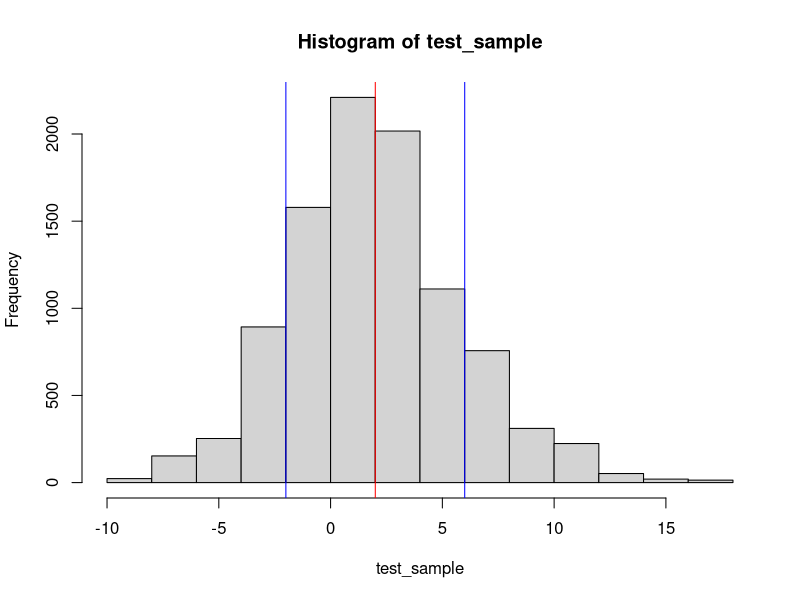
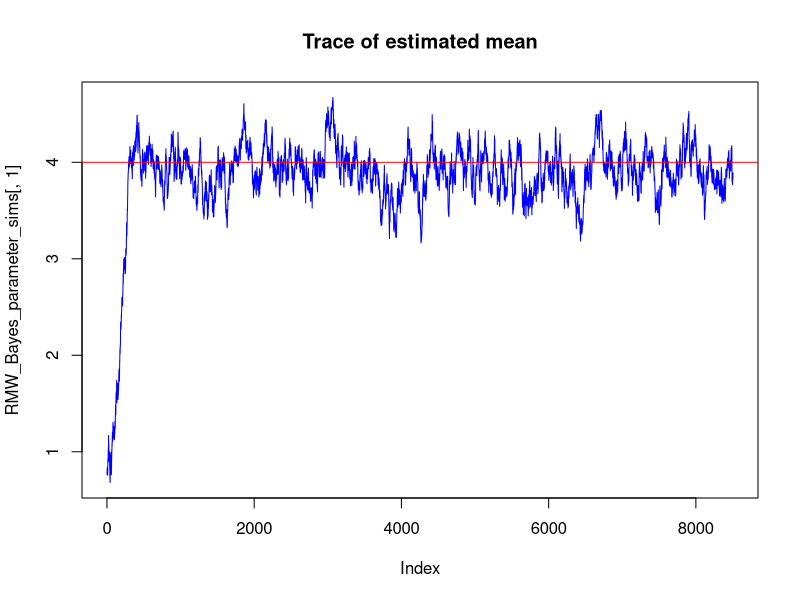
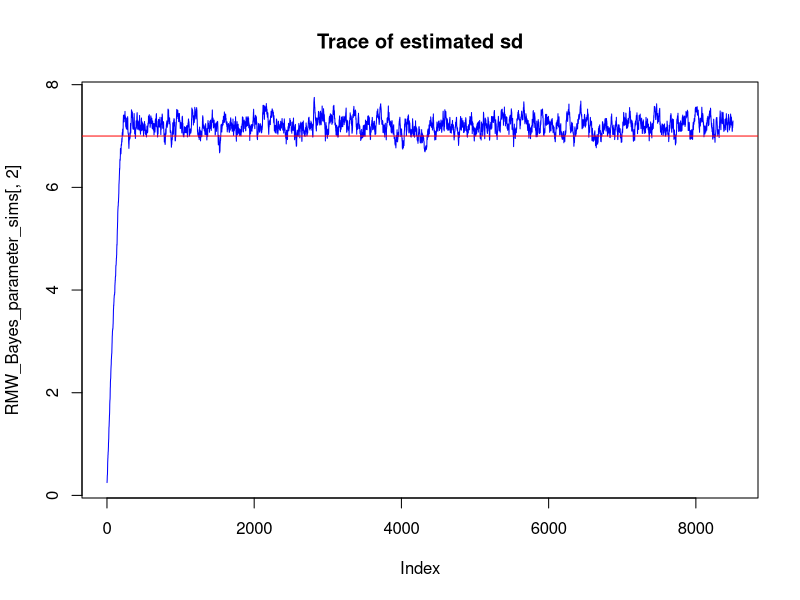

These charts were generated, in order, by the following R code:

# Bayes estimation with MCMC ###########################################################################################

# First define the algorithm we'll use to generate the Markov chain ####################################################

set.seed(1234)

# Random-walk Metropolis algorithm
RMW <- function(
    h,                 # possibly unnormalized pdf
    X,                 # domain of h
    steps = 1e3,       # number of steps
    step_size_var = 1, # variance of step size
    use_log = FALSE,
    update_h = NULL
) {
  
  # Find h domain dimension
  domain_dim_length <- length(dim(X))
  if (domain_dim_length > 2) stop("Domain dimension length must be 1 or 2")
  if (domain_dim_length == 0) domain_dim <- 1
  else domain_dim <- ncol(X)
  
  # Find h domain size
  if (domain_dim == 1) domain_size <- length(X)
  else domain_size <- nrow(X)
  
  # Find non-zero initiation point
  x0_found <- FALSE
  sample_range <- 1:domain_size
  while (!x0_found) {
    x0_idx <- sample(sample_range, 1)
    if (domain_dim == 1) x0 <- X[x0_idx]
    else x0 <- X[x0_idx,]
    if (class(h(x0)) != "numeric" || length(h(x0)) != 1) stop("h(X) must be a 1D numeric value")
    if (use_log) good_point <- !is.infinite(h(x0))
    else good_point <- h(x0) > 0
    if (good_point) {
      x0_found <- TRUE
      X_sim <- x0
      if (domain_dim > 1) dim(X_sim) <- c(1, domain_dim)
    } else {
      sample_range <- sample_range[sample_range != x0_idx]
      if (length(sample_range) == 0) stop("No non-zero initiation point found")
    }
  }
  
  # Initialize steps at 0
  step <- 0 
  while (step < steps) {
    
    if (domain_dim == 1) x_current <- X_sim[length(X_sim)]
    else x_current <- X_sim[nrow(X_sim),]
    
    # Generate random step
    x_next <- rnorm(domain_dim, x_current, step_size_var)
    
    h_next <- h(x_next)
    h_current <- h(x_current)
    
    # Calculate acceptance probability
    if (use_log) {
      if (h_next > h_current) r <- 1
      else r <- exp(h_next - h_current)
    } else {
      r <- h(x_next)/h(x_current)
    }
    r <- min(1, r)
    if (is.nan(r) || is.infinite(r)) r <- 0
    
    # Accept or reject step
    if (runif(1) < r) {
      if (domain_dim == 1) X_sim <- c(X_sim, x_next)
      else X_sim <- rbind(X_sim, x_next)
      if (!is.null(update_h)) update_h <- h(x_next)
    }
    
    # Increment step
    step <- step + 1
    
  }
  
  # Return simulated X, which will have pdf h
  return(X_sim)
  
}

# Sanity check: Round-about distribution sampling ######################################################################

# Use RMW to sample from a normal distribution with a given mean and sd
given_mean <- 2
given_sd <- 4
test_sample <- RMW(
  h = function(x) dnorm(x, given_mean, given_sd),
  X = c(0),
  steps = 1e4,
  step_size_var = 0.5
)

# Examine results to ensure this works as expected
hist(test_sample)
abline(v = given_mean, col = "red")
abline(v = given_mean + given_sd, col = "blue")
abline(v = given_mean - given_sd, col = "blue")
cat("\nmean of test sample: ", mean(test_sample), ", should be near: ", given_mean, sep = "")
cat("\nstandard deviation of test sample: ", sd(test_sample), ", should be near: ", given_sd, sep = "")

# Bayesian parameter estimation ########################################################################################
# Now use RMW in conjunction with Bayes' rule to estimate the mean and sd from an observed normal sample

# Define R6 object to conveniently store the prior and calculate updates
posterior_unnormalized_R6 <- R6::R6Class(
  "posterior_unnormalized_R6",
  public = list(
    prior = log(0.05),
    update = function(
    theta, # two-valued vector holding mean and sd
    observed_sample
    ) {
      if (theta[2] <= 0) return(-Inf)
      likelihood <- sum(dnorm(observed_sample, mean = theta[1], sd = theta[2], log = TRUE))
      return(likelihood + self$prior)
    }
  )
)

# Simulate some observations 
given_mean <- 4
given_sd <- 7
observed_sample <- rnorm(1e3, given_mean, given_sd)

# Make a new object to use in estimating/ recovering the sample parameters
posterior_unnormalized <- posterior_unnormalized_R6$new()

# Set the total number of steps to try
n_steps <- 1e4

# Run the MCMC simulation to estimate the parameters 
RMW_Bayes_parameter_sims <- RMW(
  h = function(x) posterior_unnormalized$update(x, observed_sample),
  X = array(runif(20), c(10,2)), # A few random initization values to try
  steps = n_steps,
  step_size_var = 0.05,
  use_log = TRUE,
  update_h = posterior_unnormalized$prior
)

# Clean up results a bit
colnames(RMW_Bayes_parameter_sims) <- c("mean", "sd")

# Count steps taken
n_steps_taken <- nrow(RMW_Bayes_parameter_sims)

# Discard first 25% of steps as burn-in
RMW_Bayes_parameter_sims_end <- RMW_Bayes_parameter_sims[as.integer(n_steps_taken*0.25):n_steps_taken,]

# Examine results 
estimates <- colMeans(RMW_Bayes_parameter_sims_end)
col_quantiles <- apply(RMW_Bayes_parameter_sims_end, 2, quantile, probs = c(0.025, 0.975))
cat("\nExpected mean:", given_mean)
cat("\nExtimated mean: ", estimates[1], ", 95% CI: ", col_quantiles[1,1], " - ", col_quantiles[2,1], sep = "")
cat("\nExpected sd:", given_sd)
cat("\nExtimated sd: ", estimates[2], ", 95% CI: ", col_quantiles[1,2], " - ", col_quantiles[2,2], sep = "")
cat("\nAcceptance rate: ", n_steps_taken/n_steps)
plot(RMW_Bayes_parameter_sims[,1], col = "blue", main = "Trace of estimated mean", type = "l")
abline(h = given_mean, col = "red")
plot(RMW_Bayes_parameter_sims[,2], col = "blue", main = "Trace of estimated sd", type = "l")
abline(h = given_sd, col = "red")





